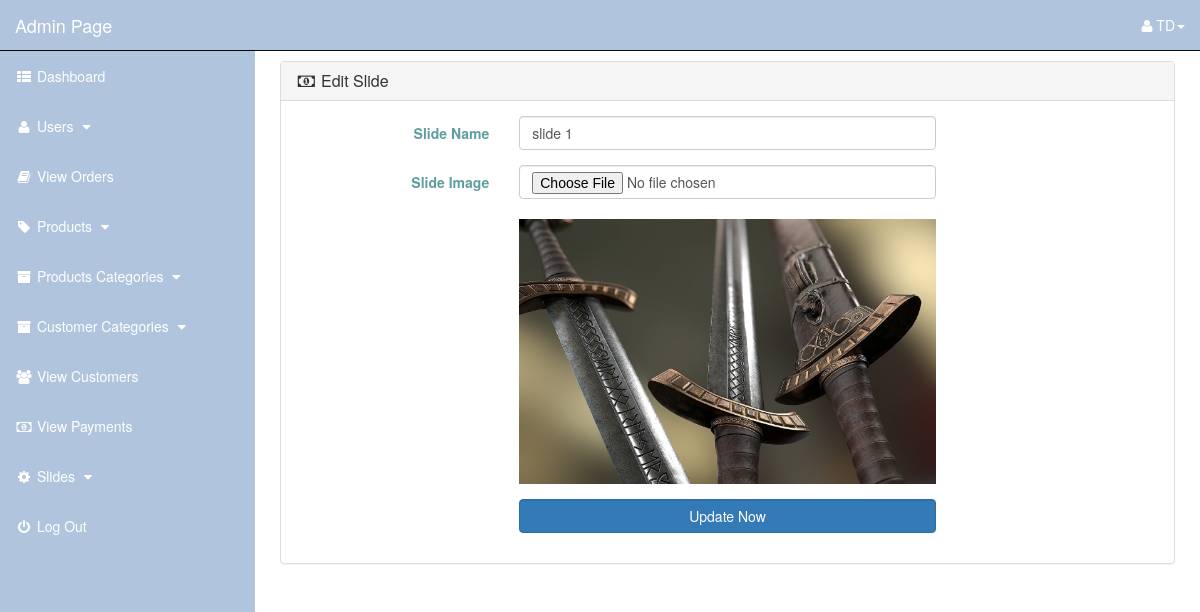
The app's page /admin_area/index.php?edit_slide=1 (signed in) with its own data.
### tables this page shows
CREATE TABLE `slider` (
  `slide_id` int(10) NOT NULL,
  `slide_name` varchar(255) NOT NULL,
  `slide_image` text NOT NULL
);

### admin_area/edit_slide.php (the view, shortened to what this page needs)
<?php
    if(!isset($_SESSION['admin_email'])){
        echo "<script>window.open('login.php','_self')</script>";
    }else{
?>
<?php
    if(isset($_GET['edit_slide'])){
        $edit_slide_id = $_GET['edit_slide'];
        $edit_slide = "select * from slider where slide_id='$edit_slide_id'";
        $run_edit_slide = mysqli_query($con,$edit_slide);
        $row_edit_slide = mysqli_fetch_array($run_edit_slide);
        $slide_name = $row_edit_slide['slide_name'];
        $slide_image = $row_edit_slide['slide_image'];
    }
?>
<div class="row">
    <div class="col-lg-12">
    </div>
</div>
<div class="row">
    <div class="col-lg-12">
        <div class="panel panel-default">
            <div class="panel-heading">
                <h3 class="panel-title">
                    <i class="fa fa-money fa-fw"></i> Edit Slide
                </h3>
            </div>
            <div class="panel-body">
                <form action="" class="form-horizontal" method="post" enctype="multipart/form-data">
                    <div class="form-group">
                        <label for="" class="control-label col-md-3">
                            Slide Name
                        </label>
                        <div class="col-md-6">
                            <input name="slide_name" type="text" class="form-control" value="<?php echo $slide_name; ?>">
                        </div>
                    </div>
                    <div class="form-group">
                        <label for="" class="control-label col-md-3">
                            Slide Image
                        </label>
                        <div class="col-md-6">
                            <input type="file" name="slide_image" class="form-control">
                            <br/>
                            <img src="slides_images/<?php echo $slide_image; ?>" class="img-responsive">
                        </div>
                    </div>
                    <div class="form-group">
                        <label for="" class="control-label col-md-3"> </label>
                        <div class="col-md-6">
                            <input type="submit" name="update" value="Update Now" class="btn btn-primary form-control">
                        </div>
                    </div>
                </form>
            </div>
        </div>
    </div>
</div>
<?php } ?>

### admin_area/includes/sidebar.php (shortened to what this page needs)
<?php
    if(!isset($_SESSION['admin_email'])){
        echo "<script>window.open('../login.php','_self')</script>";
    }else{
?>
<nav class="navbar navbar-inverse navbar-fixed-top">
    <div class="navbar-header">
        <a href="index.php?dashboard" class="navbar-brand">Admin Page</a>
    </div>
    <ul class="nav navbar-right top-nav">
        <li class="dropdown">
            <a href="#" class="dropdown-toggle" data-toggle="dropdown">
                <i class="fa fa-user"></i></i> <?php echo $admin_name;  ?><b class="caret"></b>
            </a>
        </li>
    </ul>
    <div class="collapse navbar-collapse navbar-ex1-collapse">
        <ul class="nav navbar-nav side-nav">
            <li>
                <a href="index.php?dashboard">
                    <i class="fa fa-fw fa-th-list"></i> Dashboard
                </a>
            </li>
            <li>
                <a href="#" data-toggle="collapse" data-target="#users">
                    <i class="fa fa-fw fa-user "></i> Users
                    <i class="fa fa-fw fa-caret-down"></i>
                </a>
            </li>
            <li>
                <a href="index.php?view_orders">
                    <i class="fa fa-fw fa-book"></i> View Orders
                </a>
            </li>
            <li>
                <a href="#" data-toggle="collapse" data-target="#products">
                        <i class="fa fa-fw fa-tag"></i> Products
                        <i class="fa fa-fw fa-caret-down"></i>
                </a>
             </li>
            <li>
                <a href="#" data-toggle="collapse" data-target="#p_cat">
                        <i class="fa fa-fw fa-archive"></i> Products Categories
                        <i class="fa fa-fw fa-caret-down"></i>
                </a>
            </li>
            <li>
                <a href="#" data-toggle="collapse" data-target="#cat">
                        <i class="fa fa-fw fa-archive"></i> Customer Categories
                        <i class="fa fa-fw fa-caret-down"></i>
                </a>
            </li>
            <li>
                <a href="index.php?view_customers">
                    <i class="fa fa-fw fa-users"></i> View Customers
                </a>
            </li>
            <li>
                <a href="index.php?view_payments">
                    <i class="fa fa-fw fa-money"></i> View Payments
                </a>
            </li>
            <li>
                <a href="#" data-toggle="collapse" data-target="#slides">
                        <i class="fa fa-fw fa-gear"></i> Slides
                        <i class="fa fa-fw fa-caret-down"></i>
                </a>
            </li>
            <li>
                <a href="logout.php">
                    <i class="fa fa-fw fa-power-off"></i> Log Out
                </a>
            </li>
        </ul>
    </div>
</nav>
<?php } ?>

### admin_area/css/style.css (style rules this page uses)
.top-nav { 0 15px; }
.navbar { color: #ffffff !important; background-color: #B0C4DE; }
.navbar-header>a { color: #ffffff !important; }
.top-nav>li { float: left; display: inline-block; }
.top-nav>li>a { color: #ffffff !important; line-height: 20px; padding-top: 15px; padding-bottom: 15px; }
@media (min-width: 768px) { .side-nav { position: fixed; top: 51px; bottom: 0; width: 255px; overflow-y: auto; overflow-x: hidden; background-color: #B0C4DE; padding-bottom: 40px; border-radius: 0; } }
@media (min-width: 768px) { .side-nav>li>a { color: #ffffff; width: 255px; } }
.dropdown { margin-right: 15px; }
.side-nav>li>a { color: #ffffff !important; }

### records on screen
slider: slide_name "slide 1", slide_image (picture)

### other values on screen
$admin_name "TD"
